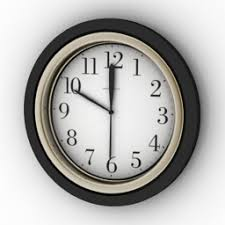
#> input picture images/clock.jpg, 225 x 225 px
$ python -i detectTime.py   (imports and definitions only)   (older library calls are emulated)
#> lines starting #> are read from the running program, lines starting #| are printed output that depends on the picture; after the words box and inside, x2 and y2 are one past the last pixel; in counts of white or black regions, pixels touching at a corner belong together
#> further down, picture is the input picture: shape (225, 225, 3); mean B, G, R 176.1, 178.3, 179.2
import cv2
import numpy as np
from math import hypot
from math import atan2
from math import degrees
from math import floor

def getTime(img):
    try:
        height, width, channels = img.shape
#> height = 225; width = 225; channels = 3

        #pretvaranje u grayscale i podesavanje adaptivnog praga
        cimg = cv2.cvtColor(img, cv2.COLOR_BGR2GRAY)
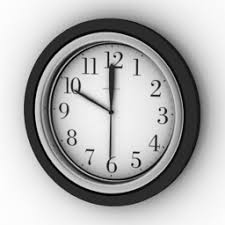
#> cimg: shape (225, 225); min 0, max 253, mean 178.4
        adaptiveImg = cv2.adaptiveThreshold(cimg, 255, cv2.ADAPTIVE_THRESH_MEAN_C, cv2.THRESH_BINARY, 7, 10)
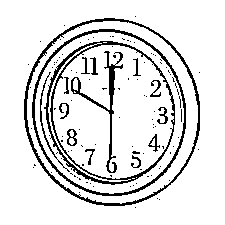
#> adaptiveImg: shape (225, 225); 87.9% white; black in thin lines or dots, all inside (x1, y1, x2, y2) = (24, 16, 200, 208)

        #pronalazenje krugova na slici
        circles = cv2.HoughCircles(adaptiveImg,cv2.HOUGH_GRADIENT,1,width/4,
                                    param1=300, param2=50, minRadius=int(width/4),maxRadius=int(width/2))
#> circles = [[109.5, 103.5, 86]]
        try:
            circles = np.uint16(np.around(circles))
#> circles = [[110, 104, 86]]
        except:
            return None

        """#iscrtavanje prvog kruga
        for i in circles[0]:
            # kruznica
            cv2.circle(img,(i[0],i[1]),i[2],(0,255,0),2)
            # centar kruga
            cv2.circle(img,(i[0],i[1]),2,(0,0,255),3)"""

        #izdvajanje krugova od interesa i invertovanje piksela (crni->beli i obrnuto)
        circleX, circleY, circleRad = circles[0][0]
#> circleX = 110; circleY = 104; circleRad = 86

        """cv2.circle(img,(circleX,circleY),int(circleRad*0.2),(0,255,0),2)
        cv2.circle(img,(circleX,circleY),int(circleRad*0.4),(0,255,0),2)
        cv2.circle(img,(circleX,circleY),int(circleRad*0.8),(0,255,0),2)"""

        #filter okoline 0 < AREA < 0.2 * radius
        circle_img2 = np.ones((height,width), np.uint8)
        cv2.circle(circle_img2,(circleX,circleY),int(circleRad * 0.2),0,thickness=-1)
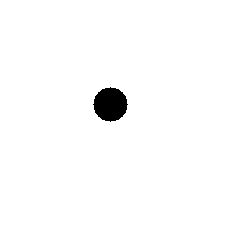
#> circle_img2: shape (225, 225); values 0 (black) and 1 (white), 98.2% white; 1 black region, box (x1, y1, x2, y2) and area: (93, 87, 128, 122) 901

        #filter okoline AREA < 0.8 * radius
        circle_img = np.zeros((height,width), np.uint8)
        cv2.circle(circle_img,(circleX,circleY),int(circleRad * 0.8),1,thickness=-1)
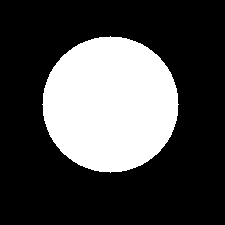
#> circle_img: shape (225, 225); values 0 (black) and 1 (white), 28.7% white; 1 white region, box (x1, y1, x2, y2) and area: (42, 36, 179, 173) 14505

        #filter okoline AREA < 0.4 * radius
        circle_img1 = np.zeros((height,width), np.uint8)
        cv2.circle(circle_img1,(circleX,circleY),int(circleRad * 0.4),1,thickness=-1)
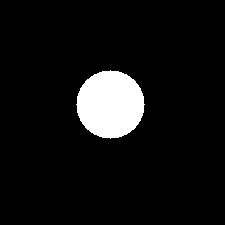
#> circle_img1: shape (225, 225); values 0 (black) and 1 (white), 7.2% white; 1 white region, box (x1, y1, x2, y2) and area: (76, 70, 145, 139) 3625

        adaptiveImg = cv2.bitwise_not(adaptiveImg)
        invImg = adaptiveImg.copy()

        adaptiveImg = cv2.bitwise_and(adaptiveImg, adaptiveImg, mask=circle_img)
#> adaptiveImg: shape (225, 225); 4.8% white in thin lines or dots, all inside (x1, y1, x2, y2) = (44, 36, 176, 173)
        adaptiveImg = cv2.bitwise_and(adaptiveImg, adaptiveImg, mask=circle_img2)

        invImg = cv2.bitwise_and(invImg, invImg, mask=circle_img1)
#> invImg: shape (225, 225); 0.7% white; 8 white regions (7 under 20 px), largest, box (x1, y1, x2, y2) and area: (78, 70, 115, 139) 335
        invImg = cv2.bitwise_and(invImg, invImg, mask=circle_img2)
#> invImg: shape (225, 225); 0.39% white; 9 white regions (6 under 20 px), largest, box (x1, y1, x2, y2) and area: (109, 70, 115, 88) 94, (78, 91, 94, 103) 52, (110, 121, 112, 139) 34

        #zatvaranje - dilacija + erozija (bolje izdvajanje belih elemenata)
        kernel = cv2.getStructuringElement(cv2.MORPH_ELLIPSE, (5, 5))
        invImg = cv2.dilate(invImg, kernel, iterations=1)
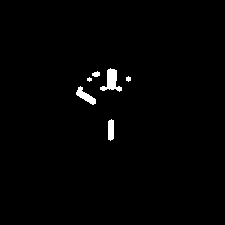
#> invImg: shape (225, 225); 1.2% white; 6 white regions (1 under 20 px), largest, box (x1, y1, x2, y2) and area: (100, 68, 122, 92) 247, (76, 86, 96, 105) 159, (108, 119, 114, 141) 120, (92, 71, 100, 77) 35, (126, 76, 131, 82) 22
        invImg = cv2.erode(invImg, kernel, iterations=1)
#> invImg: shape (225, 225); 0.39% white; 9 white regions (6 under 20 px), largest, box (x1, y1, x2, y2) and area: (109, 70, 115, 88) 94, (78, 91, 94, 103) 53, (110, 121, 112, 139) 34

        adaptiveImg = cv2.dilate(adaptiveImg, kernel, iterations=1)
#> adaptiveImg: shape (225, 225); 13.6% white; 6 white regions (1 under 20 px), largest, box (x1, y1, x2, y2) and area: (42, 34, 178, 168) 5275, (100, 49, 125, 92) 637, (104, 119, 119, 175) 458, (129, 144, 146, 170) 257, (146, 132, 166, 154) 229
        adaptiveImg = cv2.erode(adaptiveImg, kernel, iterations=1)
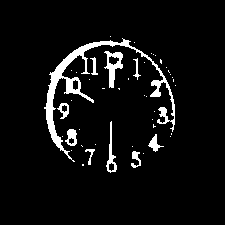
#> adaptiveImg: shape (225, 225); 6% white; 45 white regions (35 under 20 px)

        '''pronalazenje kontura kazaljki'''
        # uklonjen cenatar i oklonjena okolina sata (radius * 0.2 < AREA < radius * 0.4)
        imgContorues, contours, hierarchy = cv2.findContours(invImg, cv2.RETR_LIST, cv2.CHAIN_APPROX_SIMPLE)
#> contours = 9 contours, 7 with area under 20; largest, box (x1, y1, x2, y2) and area: (109, 70, 115, 88) 72, (78, 91, 94, 103) 36
        rows,cols = img.shape[:2]
#> rows = 225; cols = 225

        epsilonMin = circleRad * 0.01
#> epsilonMin = 0.86
        clockContours = []
        clockContourOrientation = []
        clockContourWidth = []
        for contour in contours:
            center, size, angle = cv2.minAreaRect(contour)
            conWidth, conHeight = size

            topmost = tuple(contour[contour[:,:,1].argmin()][0])
            bottommost = tuple(contour[contour[:,:,1].argmax()][0])
            topDiff = hypot(topmost[0]-circleX, topmost[1]-circleY)
            bottomDiff = hypot(bottommost[0]-circleX, bottommost[1]-circleY)

            leftmost = tuple(contour[contour[:,:,0].argmin()][0])
            rightmost = tuple(contour[contour[:,:,0].argmax()][0])
            leftDiff = hypot(leftmost[0]-circleX, leftmost[1]-circleY)
            rightDiff = hypot(rightmost[0]-circleX, rightmost[1]-circleY)

            if topDiff >= (circleRad * 0.4) - epsilonMin and topDiff <= (circleRad * 0.4) + epsilonMin:
                if bottomDiff >= (circleRad * 0.2) - epsilonMin and bottomDiff <= (circleRad * 0.2) + epsilonMin:
                    clockContours.append(contour)
                    clockContourOrientation.append('top')
                    if conWidth > conHeight:
                        clockContourWidth.append(conWidth)
                    else:
                        clockContourWidth.append(conHeight)
            elif bottomDiff >= (circleRad * 0.4) - epsilonMin and bottomDiff <= (circleRad * 0.4) + epsilonMin:
                if topDiff >= (circleRad * 0.2) - epsilonMin and topDiff <= (circleRad * 0.2) + epsilonMin:
                    clockContours.append(contour)
                    clockContourOrientation.append('bottom')
                    if conWidth > conHeight:
                        clockContourWidth.append(conWidth)
                    else:
                        clockContourWidth.append(conHeight)
            elif leftDiff >= (circleRad * 0.4) - epsilonMin and leftDiff <= (circleRad * 0.4) + epsilonMin:
                if rightDiff >= (circleRad * 0.2) - epsilonMin and rightDiff <= (circleRad * 0.2) + epsilonMin:
                    clockContours.append(contour)
                    clockContourOrientation.append('left')
                    if conWidth > conHeight:
                        clockContourWidth.append(conWidth)
                    else:
                        clockContourWidth.append(conHeight)
            elif rightDiff >= (circleRad * 0.4) - epsilonMin and rightDiff <= (circleRad * 0.4) + epsilonMin:
                if leftDiff >= (circleRad * 0.2) - epsilonMin and leftDiff <= (circleRad * 0.2) + epsilonMin:
                    clockContours.append(contour)
                    clockContourOrientation.append('right')
                    if conWidth > conHeight:
                        clockContourWidth.append(conWidth)
                    else:
                        clockContourWidth.append(conHeight)
#> this loop made 9 passes
#> (contour, center, angle, conWidth, conHeight, topDiff, bottomDiff, leftDiff) on passes 1, 3, 8: ([[111, 121], [110, 122], [110, 138], [111, 137]], (110.5, 129.5), -90, 17, 1, 17.03, 34, 18), ([[118, 88], [119, 89], [119, 88]], (118.8, 88.25), -45, 0.707, 1.41, 17.89, 17.49, 17.89), ([[97, 73], [96, 74], [94, 74], [97, 74]], (95.65, 73.95), -18.43, 3.16, 0.949, 33.62, 33.11, 34)
#> (center, angle, conWidth, conHeight, topmost, bottommost, topDiff, bottomDiff) on passes 2, 9: ((85.91, 96.65), -59.04, 2.92, 17.66, (79, 91), (92, 102), 33.62, 18.11), ((111.5, 78.5), -90, 17, 5, (110, 70), (109, 87), 34, 17.03)
#> after the loop, clockContourOrientation = ['bottom', 'top']; clockContourWidth = [17, 17]; clockContours = 2 contours, 1 with area under 20; largest, box (x1, y1, x2, y2) and area: (109, 70, 115, 88) 72

        """imgContorues = img.copy()
        cv2.drawContours(imgContorues, clockContours, -1, (0, 0, 255), 2)

        cv2.imshow('detected lines and circle',imgContorues)
        cv2.waitKey(0)"""

        #konture nad celom slikom (0.2 * radius < AREA < 0.8 * radius)
        imgAllContorues, allContours, allContHierarchy = cv2.findContours(adaptiveImg, cv2.RETR_LIST, cv2.CHAIN_APPROX_SIMPLE)
#> allContours = 50 contours, 35 with area under 20; largest, box (x1, y1, x2, y2) and area: (44, 38, 175, 162) 1530, (104, 51, 123, 88) 315, (106, 121, 117, 173) 156, (65, 129, 77, 146) 127, (57, 103, 69, 119) 96; allContHierarchy = 50 rows, first 6: [1, -1, -1, -1], [2, 0, -1, -1], [3, 1, -1, -1], [4, 2, -1, -1], [5, 3, -1, -1], [6, 4, -1, -1]

        """imgAllContorues = img.copy()
        cv2.drawContours(imgAllContorues, allContours, -1, (0, 0, 255), 2)

        cv2.imshow('detected lines and circle',imgAllContorues)
        cv2.waitKey(0)"""

        fullClockContours = []
        fullClockMaxPoints = []
        fullClockWidths = []
        for fullContour in allContours:
            fullCenter, fullSize, fullAngle = cv2.minAreaRect(fullContour)
            fullConWidth, fullConHeight = size
            fullTopmost = tuple(fullContour[fullContour[:,:,1].argmin()][0])
            fullBottommost = tuple(fullContour[fullContour[:,:,1].argmax()][0])
            fullLeftmost = tuple(fullContour[fullContour[:,:,0].argmin()][0])
            fullRightmost = tuple(fullContour[fullContour[:,:,0].argmax()][0])
            for clockContour in clockContours:
                clockCenter, clockSize, clockAngle = cv2.minAreaRect(clockContour)
                clockConWidth, clockConHeight = size
                clockTopmost = tuple(clockContour[clockContour[:,:,1].argmin()][0])
                clockBottommost = tuple(clockContour[clockContour[:,:,1].argmax()][0])
                if fullTopmost == clockTopmost or fullTopmost == clockBottommost:
                    fullClockContours.append(fullContour)
                    idx1 = clockContours.index(clockContour)
                    tmpWidth = clockContourWidth[idx1]
                    fullClockWidths.append(tmpWidth)
                    tempIndex=clockContours.index(clockContour)
                    tempSmer=clockContourOrientation[tempIndex]
                    if tempSmer == 'top':
                        fullClockMaxPoints.append(fullTopmost)
                    elif tempSmer == 'bottom':
                        fullClockMaxPoints.append(fullBottommost)
                    elif tempSmer == 'left':
                        fullClockMaxPoints.append(fullLeftmost)
                    else:
                        fullClockMaxPoints.append(fullRightmost)
                elif fullBottommost == clockTopmost or fullBottommost == clockBottommost:
                    fullClockContours.append(fullContour)
                    tempIndex=clockContours.index(clockContour)
                    tempSmer=clockContourOrientation[tempIndex]
                    idx1 = clockContours.index(clockContour)
                    tmpWidth = clockContourWidth[idx1]
                    fullClockWidths.append(tmpWidth)
                    if tempSmer == 'top':
                        fullClockMaxPoints.append(fullTopmost)
                    elif tempSmer == 'bottom':
                        fullClockMaxPoints.append(fullBottommost)
                    elif tempSmer == 'left':
                        fullClockMaxPoints.append(fullLeftmost)
                    else:
                        fullClockMaxPoints.append(fullRightmost)
#> this loop made 47 passes
#> (fullSize, fullAngle, fullRightmost) on passes 3, 5, 7, 9, 11, 12, 15, 19, 20, 23, 24, 25: ((0, 0), -90, (143, 153)), ((0, 0), -90, (71, 150)), ((0, 0), -90, (132, 146)), ((0, 0), -90, (95, 144)), ((0, 0), -90, (170, 136)), ((0, 0), -90, (62, 136)), ((0, 0), -90, (79, 129)), ((0, 0), -90, (152, 119)), ((0, 0), -90, (154, 111)), ((0, 0), -90, (71, 100)), ((0, 0), -90, (146, 96)), ((0, 0), -90, (144, 95))
#> (fullCenter, fullSize, fullAngle, fullTopmost, fullBottommost, fullLeftmost, fullRightmost) on passes 2, 4, 6, 10, 13, 16: ((111, 166.5), (9, 6), -90, (111, 162), (111, 171), (108, 169), (114, 164)), ((135.5, 159), (16, 9), -90, (133, 151), (133, 167), (131, 163), (140, 165)), ((89.5, 156.5), (15, 9), -90, (86, 149), (88, 164), (85, 150), (94, 150)), ((71, 140.5), (6.36, 6.36), -45, (71, 137), (71, 144), (68, 142), (74, 139)), ((154.4, 143.1), (12.76, 14.42), -33.69, (155, 134), (155, 151), (148, 145), (163, 146)), ((70.5, 137), (16, 11), -90, (69, 129), (70, 145), (65, 140), (76, 143))
#> after the loop, fullClockContours = 2 contours; box (x1, y1, x2, y2) and area: (104, 51, 123, 88) 315, (106, 121, 117, 173) 156; fullClockMaxPoints = [(110, 172)]; fullClockWidths = [17]

        """imgAllContorues = img.copy()
        cv2.drawContours(imgAllContorues, fullClockContours, -1, (0, 0, 255), 2)"""


        #podela nadjenih tacaka i izdvajanje po najduzem rastojanju
        maxDiffs = []

        if len(fullClockContours) > 10:
            return None

        for tmpPoint in fullClockMaxPoints:
            tmpX = tmpPoint[0]
            tmpY = tmpPoint[1]
            tmpMaxDiff = hypot(tmpX-circleX, tmpY-circleY)
            maxDiffs.append(tmpMaxDiff)

        #spajanje slicnih linija u jednu
        maxPoints_Copy = list(fullClockMaxPoints)
        maxDiffs_Copy = list(maxDiffs)

        extraDiffs = []
        extraPoints = []
        extraWidths = []
        epsilon = circleRad * 0.05

        for maxDiff in maxDiffs:
            for tmpDiff in maxDiffs_Copy:
                if tmpDiff != maxDiff and abs(tmpDiff - maxDiff) <= epsilon:
                    idx = maxDiffs.index(maxDiff)
                    tmpIdx = maxDiffs_Copy.index(tmpDiff)
                    diff_fin = hypot(fullClockMaxPoints[idx][0]-maxPoints_Copy[tmpIdx][0], fullClockMaxPoints[idx][1]-maxPoints_Copy[tmpIdx][1])
                    if diff_fin <= epsilon and diff_fin != 0:
                        if tmpDiff not in extraDiffs:
                            extraDiffs.append(maxDiff)
                            extraPoints.append(fullClockMaxPoints[idx])
                            extraWidths.append(fullClockWidths[idx])

        #oduzimanje viska
        finalDiffs = [-1 for x in range(3)]
        finalPoints = [-1 for x in range(3)]
        finalWidths = [-1 for x in range(3)]
        finalDiffs = list(set(maxDiffs) - set(extraDiffs))
        finalPoints = list(set(fullClockMaxPoints) - set(extraPoints))
        finalWidths = list(set(fullClockWidths) - set(extraWidths))

        #sortiranje duzina linija i rasporeda tacaka
        hourPoint = []
        minutePoint = []
        secondPoint = []

        finalDiffs=sorted(finalDiffs)

        maxContureWidth = []
        br=0
        for point in finalPoints[0:]:
            tmpX = point[0]
            tmpY = point[1]
            tmpDiff = hypot(tmpX-circleX, tmpY-circleY)
            if tmpDiff == finalDiffs[0]:
                hourPoint = [tmpX, tmpY]
            elif tmpDiff == finalDiffs[1]:
                minutePoint = [tmpX, tmpY]
                maxContureWidth.append(finalWidths[br])
            elif tmpDiff == finalDiffs[2]:
                secondPoint = [tmpX, tmpY]
                maxContureWidth.append(finalWidths[br])
            br+=1

        if len(maxContureWidth) > 2:
            if maxContureWidth[0] < maxContureWidth[1]:
                temp = minutePoint
                minutePoint = secondPoint
                secondPoint = temp

        if len(finalDiffs)<2:
            return None

        #odredjivanje uglova kazaljki i samog vremena
        hourAngle = 180 - degrees(atan2(circleY-hourPoint[1], circleX-hourPoint[0])) % 360
        minuteAngle = 180 - degrees(atan2(circleY-minutePoint[1], circleX-minutePoint[0])) % 360

        #matematicki uglovi
        if len(finalDiffs) == 3:
            secondAngle = 180 - degrees(atan2(circleY-secondPoint[1], circleX-secondPoint[0])) % 360

        # [7 lines of commented-out code are left out]
        hourAngle = 90 - floor(hourAngle)
        if hourAngle < 0:
            hourAngle += 360

        hours = floor(hourAngle/30)
        #print(hours)

        #minutni uglovi
        minuteAngle = 90 - floor(minuteAngle)
        if minuteAngle < 0:
            minuteAngle += 360

        minutes = floor(minuteAngle/6)
        #print(minutes)
        seconds = None
        #sekundski uglovi
        if len(finalDiffs) == 3:
            secondAngle = 90 - floor(secondAngle)

            if secondAngle < 0:
                secondAngle += 360

            seconds = floor(secondAngle/6)
            #print(seconds)

        if hours < 10:
            hourString = '0' + str(hours)
        else:
            hourString = str(hours)

        if minutes < 10:
            minuteString = '0' + str(minutes)
        else:
            minuteString = str(minutes)

        if type(seconds)==type(None):
            return (hourString + ":" + minuteString)
        else:
            if seconds < 10:
                secondString = '0' + str(seconds)
            else:
                secondString = str(seconds)
            return (hourString + ":" + minuteString + ":" + secondString)

        """#iscrtavanje linija
        for point in finalPoints:
            if point[0] != -1:
                cv2.line(img,(point[0],point[1]),(circleX,circleY),(0,0,255),2)

        cv2.imshow('detected lines and circle',img)
        cv2.waitKey(0)
        cv2.destroyAllWindows()"""
    except:
        return None

>>> import cv2
>>> picture = cv2.imread('../../../images/clock.jpg')
>>> result = getTime(picture)
